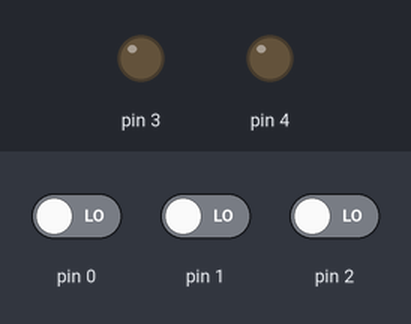
Bench run of a sketch on a simulated Arduino Uno, built with avr-gcc and run on an emulated ATmega328P. On the bench: output pins drawn as LEDs (lit = HIGH). The inputs (shaded band) are chosen by the test bench; at power-on: pin 2 LOW, pin 0 LOW, pin 1 LOW.

Above: at 1.2 s.
1.3 s: pin 2 driven HIGH
At 1.9 s:
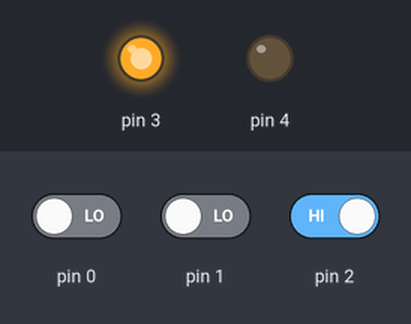
Timing chart, 0 to 5.0 s (numbered marks = the images above; inputs shaded):
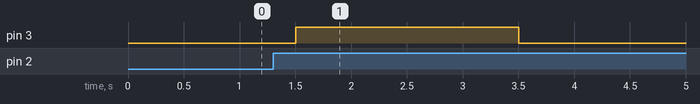

Measured:
- after the input at 1.3 s, pin 3: LOW → HIGH after 0.20 s, → LOW 2.0 s later

The sketch:

camera_control_2.ino
```cpp
const int cam_open = PB3;
const int cam_close = PB4;
const int pin_ena = PB0;
const int pin_closed = PB1;
const int pin_opened = PB2;
int enabled = 0;
int closed = 0;
int opened = 0;
int stage = 0;
uint32_t tmr1;
uint32_t closetmr = 0;
uint32_t opentmr = 0;

void setup() {
  pinMode(cam_open, OUTPUT);
  pinMode(cam_close, OUTPUT);
  pinMode(pin_ena,INPUT);
  pinMode(pin_closed,INPUT);
  pinMode(pin_opened,INPUT);
}


void loop() {

  enabled = digitalRead(pin_ena);
  int readclosed = digitalRead(pin_closed);
  int readopened = digitalRead(pin_opened);

  if (readclosed == 0) {
    delay(1);
    closetmr = closetmr + 1;
    if (closetmr > 50)
    {
      closed = readclosed;
    }
  }
  else
  {
    closetmr = 0;
    closed = readclosed;
  }

  if (readopened == 0) {
    delay(1);
    opentmr = opentmr + 1;
    if (opentmr > 50)
    {
      opened = readopened;
    }
  }
  else
  {
    opentmr = 0;
    opened = readopened;
  }

  if (enabled == LOW & stage == 0)
  {
    tmr1 = millis();
    stage = 1;
  }

  if (enabled == HIGH & stage == 1)
  {
    tmr1 = millis();
    stage = 0;
  }

  if (enabled == LOW & stage == 1)// открыть
  {
    if (millis() - tmr1 >= 1500)
      {
        tmr1 = millis();
        digitalWrite(cam_open, HIGH);
        stage = 2;
      }
  }

if (stage == 2)// открыть
  {
    if (millis() - tmr1 >= 2000 || opened == LOW)
      {
        tmr1 = millis();
        digitalWrite(cam_open, LOW);
        stage = 3;
      }
  }

  if (enabled == LOW && stage == 3) // закрыть
  {
      tmr1 = millis();
  }

  if (enabled == HIGH && stage == 3) // закрыть
  {
    if (millis() - tmr1 >= 5000)
    {
      tmr1 = millis();
      digitalWrite(cam_close, HIGH);
      stage = 4;
    }
  }

  if (stage == 4) // закрыть
  {
    if (millis() - tmr1 >= 2000 || closed == LOW)
      {
        tmr1 = millis();
        digitalWrite(cam_close, LOW);
        stage = 0;
      }
  }
}
```
